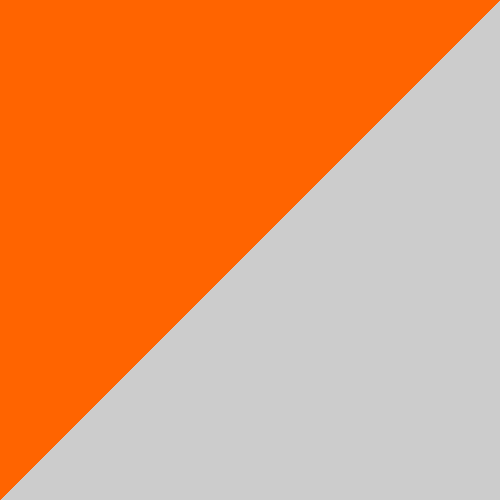
Frame 1 (no input)
Frame 2 (the mouse pressed at the canvas centre, redrawn once): identical to frame 1, image omitted

The Processing sketch that drew this single still picture (run headless with seeded random() and noise(); the mouse was pressed at the canvas centre and the sketch redrawn once):

// Processing sketch: Exercicio3
// ── Exercicio3.pde
void setup() {
  noLoop();
  size(500, 500);
}

void draw() {
  PImage img;
  img = createImage(500, 500, RGB);

  for (int x = 0; x < img.width; x++) {
    
    for (int y = 0; y < img.height; y++) {
      
      int pos = y * img.width + x;

      if (y < img.width - x) {
        img.pixels[pos] = color(255, 100, 0);
      } else {
        img.pixels[pos] = color(204, 204, 204);
      }
    }
  }
  image(img, 0, 0);
}
